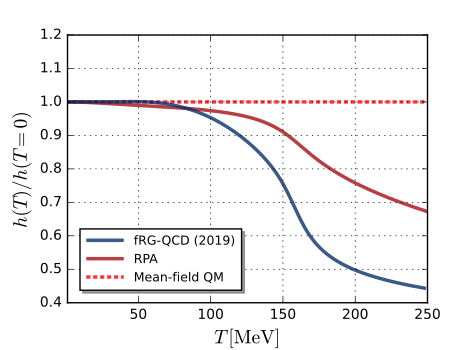

The Python source for this figure:
#!/usr/bin/env python
# -*- coding: utf-8 -*-
# sphinx_gallery_thumbnail_number = 3

import matplotlib.pyplot as plt
import numpy as np
from matplotlib.ticker import NullFormatter  # useful for `logit` scale
import matplotlib.ticker as ticker
import matplotlib as mpl

mpl.style.use('classic')

# Data for plotting
hQCD=np.loadtxt('./mub0/buffer/h.dat')
hmodel=np.loadtxt('./hdata1.dat')

# Create figure
fig=plt.figure(figsize=(4.5, 3.5))
#fig=plt.figure()
ax1=fig.add_subplot(111)

ax1.plot(hQCD/hQCD[0],dashes=[1,0],c='#08306b',linewidth=2.5,alpha=0.8,label=r'fRG-QCD (2019)')
ax1.plot(hmodel[0]/hmodel[0,0],dashes=[1,0],c='#a50f15',linewidth=2.5,alpha=0.8,label=r'RPA',zorder=1)
ax1.plot([0,250],[1,1],dashes=[3,2],c='r',linewidth=2.5,alpha=0.8,label=r'Mean-field QM',zorder=0)

miloc=plt.MultipleLocator(10000)
ax1.xaxis.set_minor_locator(miloc)
ax1.grid(which='major')
#ax1.plot(k2,hbare2,'-',c='b',linewidth=2,label=r'$h_{k=UV}=50$')
#ax1.plot(k3,hbare3,'-',c='r',linewidth=2,label=r'$h_{k=UV}=100$')
#ax1.plot(k4,hbare4,'-',c='g',linewidth=2,label=r'$h_{k=UV}=150$')
#ax1.plot(k5,hbare5,'-',c='m',linewidth=2,label=r'$h_{k=UV}=200$')

#ax1.text(220,1.25,'$\Lambda=700\,\mathrm{MeV}$')
ax1.axis([1,250,0.4,1.2])
#ax1.set_xscale('log')
#ax1.set_yscale('log')
#ax1.set_yticks([5000,10000,15000,20000,25000,30000,35000,40000])
#ax1.set_yticklabels([r'5',r'10',r'15',r'20',r'25',r'30',r'35',r'40'],rotation=0,fontsize=7)
ax1.set_xlabel('$T\,[\mathrm{MeV}]$', fontsize=14, color='black')
ax1.set_ylabel(r'$h(T)/h(T=0)$', fontsize=14, color='black')

ax1.legend(loc=0,fontsize=9,frameon=True,shadow=True,handlelength=3.,borderpad=0.5,borderaxespad=1,numpoints=1)

#plt.axes([0.245, 0.23, 0.29, 0.27]) 
#plt.plot(k1,hbare1,'-',c='k',linewidth=1)
#plt.plot(k2,hbare2,'-',c='b',linewidth=1)
#plt.plot(k3,hbare3,'-',c='r',linewidth=1)
#plt.plot(k4,hbare4,'-',c='g',linewidth=1)
#plt.plot(k5,hbare5,'-',c='m',linewidth=1)
#plt.yscale('log')
#plt.xticks(fontsize=5)
#plt.yticks(fontsize=5)
#plt.axis([0.,20000.,1.,1.e5])

for label in ax1.xaxis.get_ticklabels():
    label.set_fontsize(10)
for label in ax1.yaxis.get_ticklabels():
    label.set_fontsize(10)



fig.subplots_adjust(top=0.9, bottom=0.135, left=0.15, right=0.95, hspace=0.35,wspace=0.35)

fig.savefig("hT.pdf")
